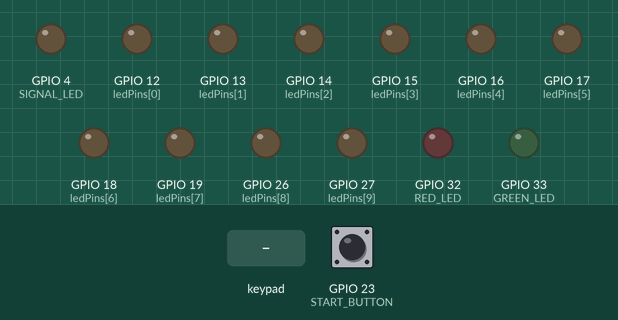
Simulated run of this sketch. Board: ESP32. Shown: output pins drawn as LEDs (lit = HIGH). The inputs (shaded band) are chosen by the test bench; at power-on: GPIO 23 (START_BUTTON) HIGH. Random numbers use the default seed unless the sketch sets one; what the sketch prints to the serial monitor is not drawn.

Above: at 2.9 s.
3.0 s: GPIO 23 (START_BUTTON) pulled LOW for 0.15 s
At 5.9 s:
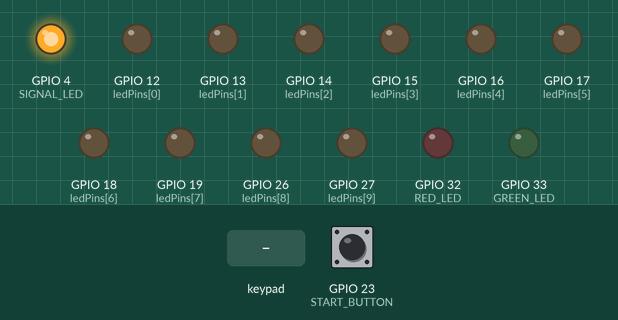
6.1 s: keypad keys 1 2 pressed 0.4 s apart
At 6.17 s:
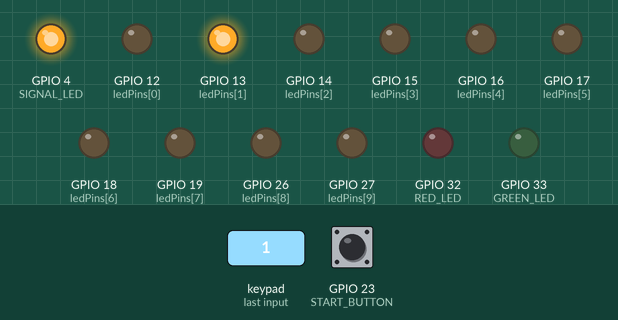
8.4 s: key '0' pressed
At 8.72 s:
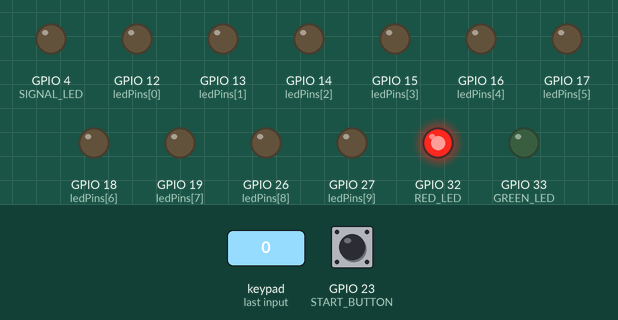
11.4 s: key '3' pressed
At 11.48 s:
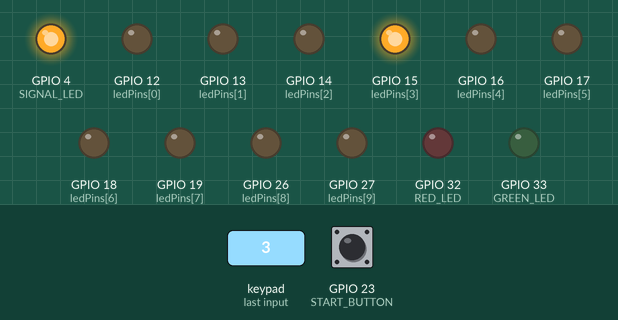
13.0 s: keypad keys 2 5 pressed 0.4 s apart
At 13.08 s:
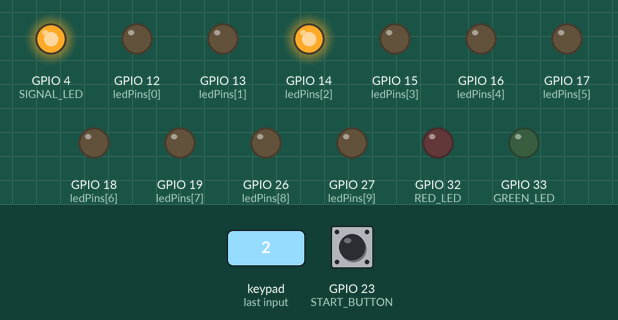
15.3 s: GPIO 23 (START_BUTTON) pulled LOW for 1 s
At 15.66 s:
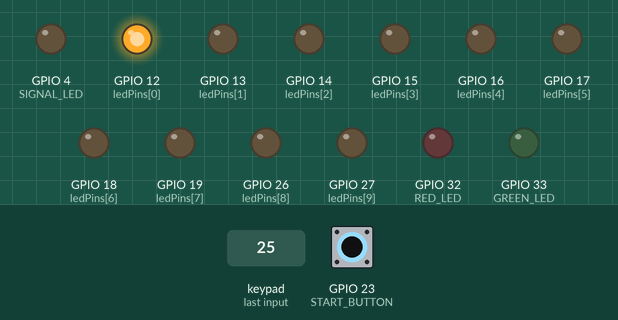
Timing chart, 0 to 19.0 s (numbered marks = the images above; inputs shaded):
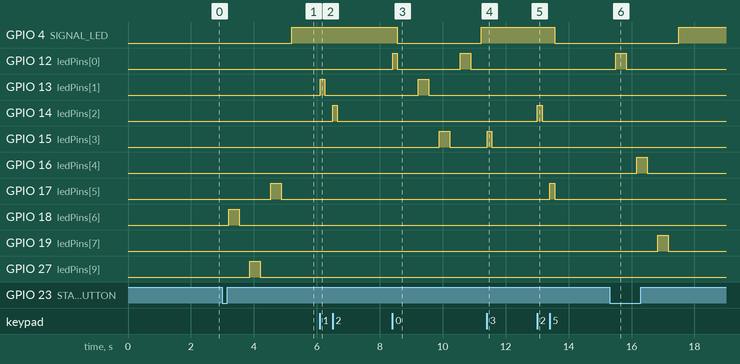

Measured:
- after the input at 3.0 s, GPIO 4 (SIGNAL_LED): LOW → HIGH after 2.2 s; GPIO 17 (ledPins[5]): LOW → HIGH after 1.5 s, → LOW 0.33 s later; GPIO 18 (ledPins[6]): LOW → HIGH after 0.20 s, → LOW 0.33 s later; GPIO 27 (ledPins[9]): LOW → HIGH after 0.87 s, → LOW 0.33 s later
- after the input at 6.1 s, GPIO 13 (ledPins[1]): LOW → HIGH at once, → LOW 0.15 s later; GPIO 14 (ledPins[2]): LOW → HIGH after 0.40 s, → LOW 0.15 s later
- after the input at 8.4 s, GPIO 4 (SIGNAL_LED): HIGH → LOW after 0.16 s, → HIGH 2.7 s later; GPIO 12 (ledPins[0]): LOW → HIGH at once, → LOW 0.15 s later, → HIGH 2.0 s later, → LOW 0.33 s later
- after the input at 11.4 s, GPIO 15 (ledPins[3]): LOW → HIGH at once, → LOW 0.15 s later
- after the input at 13.0 s, GPIO 4 (SIGNAL_LED): HIGH → LOW after 0.56 s; GPIO 14 (ledPins[2]): LOW → HIGH at once, → LOW 0.15 s later; GPIO 17 (ledPins[5]): LOW → HIGH after 0.40 s, → LOW 0.15 s later; GPIO 32 (RED_LED): LOW → HIGH after 0.56 s, → LOW 0.33 s later
- after the input at 15.3 s, GPIO 4 (SIGNAL_LED): LOW → HIGH after 2.2 s; GPIO 12 (ledPins[0]): LOW → HIGH after 0.20 s, → LOW 0.33 s later; GPIO 16 (ledPins[4]): LOW → HIGH after 0.87 s, → LOW 0.33 s later; GPIO 19 (ledPins[7]): LOW → HIGH after 1.5 s, → LOW 0.33 s later

The sketch:

corsi_block_memory_test.ino
```cpp
// (licence header left out)
#include <Wire.h>
#include <Adafruit_MPR121.h>

#ifndef _BV
#define _BV(bit) (1 << (bit))
#endif

Adafruit_MPR121 cap = Adafruit_MPR121();

// Keeps track of the last pins touched
// so we know when buttons are 'released'
uint16_t lasttouched = 0;
uint16_t currtouched = 0;

#define NUM_BUTTONS 10
#define TRIALS_PER_SPAN 3
#define MAX_ERRORS 2


int ledPins[NUM_BUTTONS] = {12, 13, 14, 15, 16, 17, 18, 19, 26, 27}; // LEDs for each pad
#define GREEN_LED 33
#define RED_LED   32
#define SIGNAL_LED 4
#define START_BUTTON 23

int sequence[10];
int userSeq[10];

int span = 3;          // starting sequence length
int trialCount = 0;         // trials completed at current span
int errorsAtSpan = 0;       // number of incorrect trials at current span
int score = 0;     // score tracker
bool testRunning = false;
volatile bool startButtonPressed = false;

void IRAM_ATTR toggleTest() {
  startButtonPressed = true;
}

void dump_regs() {
  Serial.println("========================================");
  Serial.println("CHAN 00 01 02 03 04 05 06 07 08 09 10 11");
  Serial.println("     -- -- -- -- -- -- -- -- -- -- -- --");
  // CDC
  Serial.print("CDC: ");
  for (int chan=0; chan<12; chan++) {
    uint8_t reg = cap.readRegister8(0x5F+chan);
    if (reg < 10) Serial.print(" ");
    Serial.print(reg);
    Serial.print(" ");
  }
  Serial.println();
  // CDT
  Serial.print("CDT: ");
  for (int chan=0; chan<6; chan++) {
    uint8_t reg = cap.readRegister8(0x6C+chan);
    uint8_t cdtx = reg & 0b111;
    uint8_t cdty = (reg >> 4) & 0b111;
    if (cdtx < 10) Serial.print(" ");
    Serial.print(cdtx);
    Serial.print(" ");
    if (cdty < 10) Serial.print(" ");
    Serial.print(cdty);
    Serial.print(" ");
  }
  Serial.println();
  Serial.println("========================================");
}

//generate random sequence
void generateSequence() {

  Serial.print("\nSpan number: ");
  Serial.println(span);
  Serial.print("Trial number: ");
  Serial.println(trialCount);

  for (int i = 0; i < span; i++) {
    sequence[i] = random(NUM_BUTTONS);
  }

  Serial.print("\n🧩 Sequence: ");
  for (int i = 0; i < span; i++) {
    Serial.print(sequence[i]); Serial.print(" ");

  }
  Serial.println();
}

//Play Sequence
void playSequence() {
  Serial.print("\n🧩 Playing Sequence... ");
  for (int i = 0; i < span; i++) {
    int pad = sequence[i];
    digitalWrite(ledPins[pad], HIGH);
    delay(333);
    digitalWrite(ledPins[pad], LOW);
    delay(333);
  }
  Serial.println();
}

int waitForTouch() {
  while (true) {
      currtouched = cap.touched();

      for (int i = 0; i < NUM_BUTTONS; i++) {
          // Detect new touch on pad i
          if ((currtouched & _BV(i)) && !(lasttouched & _BV(i))) {
              Serial.print("Pad "); Serial.print(i); Serial.println(" touched");
              digitalWrite(ledPins[i], HIGH);

              // Wait for release of THIS pad
              while (cap.touched() & _BV(i)) {
                  delay(10); // small debounce
                  currtouched = cap.touched(); // keep updating
              }

              digitalWrite(ledPins[i], LOW);

              // Clear only the bit for the pad just released
              lasttouched &= ~_BV(i);

              return i; // return the index of the pad released
          }
      }

      delay(10);
  }

}

void checkSequence() {

  Serial.print("Sequence: ");
  for (int i = 0; i < span; i++) Serial.print(sequence[i]); Serial.print(" ");
  Serial.println();

  Serial.print("UserSeq:  ");
  for (int i = 0; i < span; i++) Serial.print(userSeq[i]); Serial.print(" ");
  Serial.println();

  // Compare input to correct sequence
  bool correct = true;
  for (int i = 0; i < span; i++) {
    if (userSeq[i] != sequence[i]) {
      correct = false;
      break;
    }
  }

  trialCount++;

  if(correct) {

    Serial.print("✅ Correct!");
    digitalWrite(GREEN_LED, HIGH);
    delay(333);
    digitalWrite(GREEN_LED, LOW);
    score++;


  } else {
    Serial.println("❌ Wrong sequence!");
    digitalWrite(RED_LED, HIGH);
    delay(333);
    digitalWrite(RED_LED, LOW);
    errorsAtSpan++;
    if (errorsAtSpan >= MAX_ERRORS) {
    Serial.println("❌ 2 errors in same span! Test ended!");
    Serial.print("Your Score is: ");
    Serial.println(score);
    testRunning = false;
    return;
    }

  }

 if (trialCount < TRIALS_PER_SPAN) {
    return;
  }
  else {

    if (span >= NUM_BUTTONS) {
      Serial.println("🎉 Max span reached! Test complete!");
      Serial.print("Your Score is: ");
      Serial.println(score);
      testRunning = false;
      return;
    }

    trialCount = 0;
    errorsAtSpan = 0; // reset errors for next span
    span++;

    Serial.print("➡️ Next Span: ");
    Serial.println(span);

  }
}

void resetTrial() {
    Serial.println("🔄 Trial reset!");
    testRunning = false;  // stop the trial
    score = 0;
    span = 3;
    trialCount = 0;
    errorsAtSpan = 0;

    // Turn off all LEDs
    digitalWrite(GREEN_LED, LOW);
    digitalWrite(RED_LED, LOW);
    digitalWrite(SIGNAL_LED, LOW);
    for (int i = 0; i < NUM_BUTTONS; i++) digitalWrite(ledPins[i], LOW);
}

void setup() {
  delay(1000);
  Serial.begin(115200);
  while (!Serial);
  Serial.println("MPR121 Autoconfiguration Test. (MPR121-AutoConfig.ino)");

  Serial.println("startup `Wire`");
  Wire.begin();
  Serial.println("startup `Wire` done.");
  delay(100);

  Serial.println("cap.begin..");
  if (!cap.begin(0x5A, &Wire)) {
    Serial.println("MPR121 not found, check wiring?");
    while (1);
  }
  Serial.println("MPR121 found!");

  delay(100);

  Serial.println("Initial CDC/CDT values:");
  dump_regs();

  cap.setAutoconfig(true);

  Serial.println("After autoconfig CDC/CDT values:");
  dump_regs();

  // LED setup
  for (int i = 0; i < NUM_BUTTONS; i++) {
    pinMode(ledPins[i], OUTPUT);
    digitalWrite(ledPins[i], LOW);
  }
  pinMode(GREEN_LED, OUTPUT);
  pinMode(RED_LED, OUTPUT);
  pinMode(SIGNAL_LED, OUTPUT);

  //Button setup
  pinMode(START_BUTTON, INPUT_PULLUP);
  attachInterrupt(digitalPinToInterrupt(START_BUTTON), toggleTest, FALLING);

  randomSeed(analogRead(34));
  delay(500);

}


void loop() {
  // Get the currently touched pads
  currtouched = cap.touched();

  if (startButtonPressed) {
    startButtonPressed = false;

    if (!testRunning) {
      // ----------------------------
      // This is where testRunning = true
      // ----------------------------
      Serial.println("🟢 Test started!");
      testRunning = true;
      score = 0;
      span = 3;
      trialCount = 0;
      errorsAtSpan = 0;
      delay(200); // debounce
    } else {
      Serial.println("🔴 Test stopped!");
      testRunning = false;
      resetTrial();
      delay(200); // debounce
    }
  }

  if (testRunning) {

    generateSequence();
    playSequence();

    Serial.println("Waiting for input:");
    // signal for user to start input
    digitalWrite(SIGNAL_LED, HIGH);


    for (int i = 0; i < span; i++) {
      userSeq[i] = waitForTouch();

    }

    digitalWrite(SIGNAL_LED, LOW);

    checkSequence();
    delay(333);
  }

  // reset our state
  lasttouched = currtouched;
}
```
